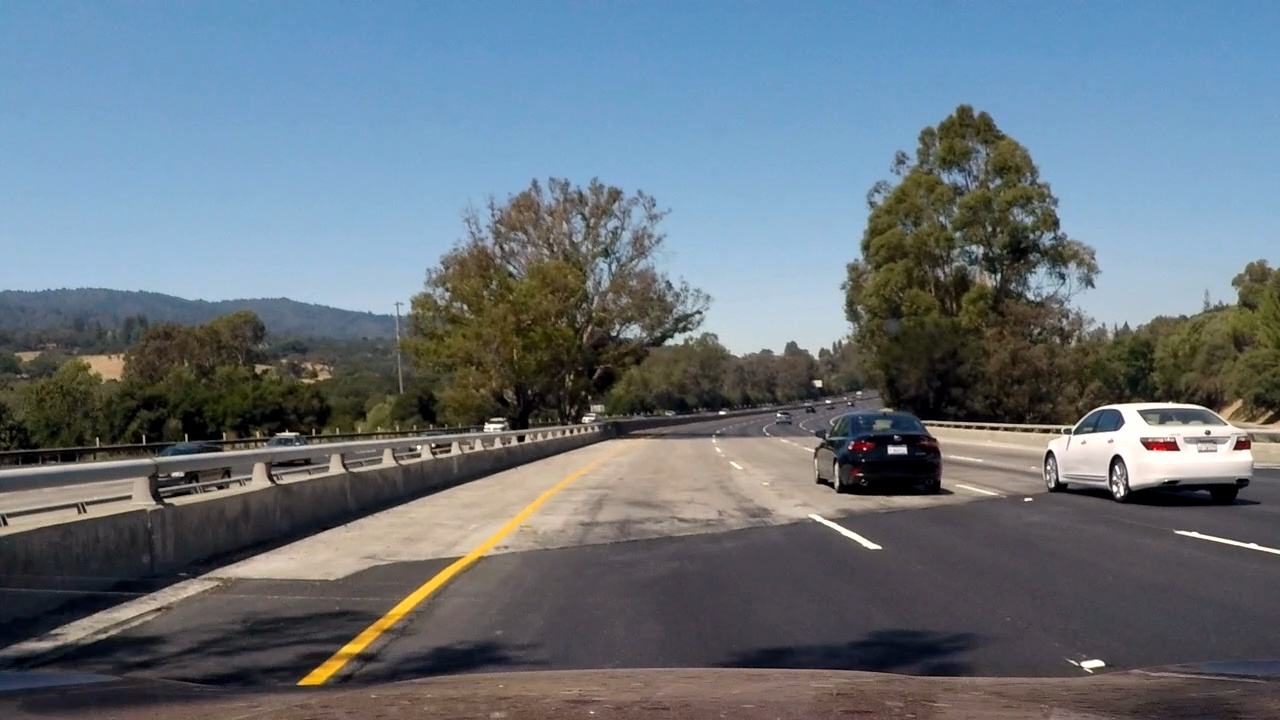
#> input picture test_images/frame100.jpg, 1280 x 720 px, given in place of solidWhiteRight.jpg, which was not available
$ jupyter execute --allow-errors P1-Completed.ipynb   (shell and % lines are left out)   (text cells are left out)
#> lines starting #> are read from the running program, lines starting #| are printed output that depends on the picture; after the words box and inside, x2 and y2 are one past the last pixel; in counts of white or black regions, pixels touching at a corner belong together; pictures that were not available may be replaced by others from this repository, and a replacement may not be noted
[cell 1]
#importing some useful packages
import matplotlib.pyplot as plt
import matplotlib.image as mpimg
import numpy as np
import cv2

[cell 2]
#reading in an image
image = mpimg.imread('test_images/solidWhiteRight.jpg')
#> image is the input picture: shape (720, 1280, 3); mean R, G, B 103.3, 114.8, 124.1
imshape = image.shape
#> imshape = (720, 1280, 3)
ver = np.array([(0,imshape[0]),
                (420/960*imshape[1], 340/540*imshape[0]),
                (540/960*imshape[1], 340/540*imshape[0]),
                (imshape[1],imshape[0])], dtype=np.int32)
# Add the region of interest
for i in range(ver.shape[0]-1):
    cv2.line(image, (ver[i,0], ver[i,1]), (ver[i+1,0], ver[i+1,1]), [0,0,255], 5)

#printing out some stats and plotting
print('This image is:', type(image), 'with dimesions:', image.shape)
#| This image is: <class 'numpy.ndarray'> with dimesions: (720, 1280, 3)
plt.imshow(image)
# if you wanted to show a single color channel image called 'gray',
# for example, call as plt.imshow(gray, cmap='gray')

[cell 3]
import math

def grayscale(img):
    """Applies the Grayscale transform
    This will return an image with only one color channel
    but NOTE: to see the returned image as grayscale
    (assuming your grayscaled image is called 'gray')
    you should call plt.imshow(gray, cmap='gray')"""
    return cv2.cvtColor(img, cv2.COLOR_RGB2GRAY)
    # Or use BGR2GRAY if you read an image with cv2.imread()
    # return cv2.cvtColor(img, cv2.COLOR_BGR2GRAY)

def canny(img, low_threshold, high_threshold):
    """Applies the Canny transform"""
    return cv2.Canny(img, low_threshold, high_threshold)

def gaussian_blur(img, kernel_size):
    """Applies a Gaussian Noise kernel"""
    return cv2.GaussianBlur(img, (kernel_size, kernel_size), 0)

def region_of_interest(img, vertices):
    """
    Applies an image mask.

    Only keeps the region of the image defined by the polygon
    formed from `vertices`. The rest of the image is set to black.
    """
    #defining a blank mask to start with
    mask = np.zeros_like(img)

    #defining a 3 channel or 1 channel color to fill the mask with depending on the input image
    if len(img.shape) > 2:
        channel_count = img.shape[2]  # i.e. 3 or 4 depending on your image
        ignore_mask_color = (255,) * channel_count
    else:
        ignore_mask_color = 255

    #filling pixels inside the polygon defined by "vertices" with the fill color
    cv2.fillPoly(mask, vertices, ignore_mask_color)

    #returning the image only where mask pixels are nonzero
    masked_image = cv2.bitwise_and(img, mask)
    return masked_image


# [16 lines left out: function colorExt, not called in this run]

def draw_lines(img, lines, color=[255, 0, 0], thickness=15):
    """
    NOTE: this is the function you might want to use as a starting point once you want to
    average/extrapolate the line segments you detect to map out the full
    extent of the lane (going from the result shown in raw-lines-example.mp4
    to that shown in P1_example.mp4).

    Think about things like separating line segments by their
    slope ((y2-y1)/(x2-x1)) to decide which segments are part of the left
    line vs. the right line.  Then, you can average the position of each of
    the lines and extrapolate to the top and bottom of the lane.

    This function draws `lines` with `color` and `thickness`.
    Lines are drawn on the image inplace (mutates the image).
    If you want to make the lines semi-transparent, think about combining
    this function with the weighted_img() function below
    """
    # Group the left/right lanes
    left = np.empty([0,2])
    right = np.empty([0,2])
    for line in lines:
        for x1, y1, x2, y2 in line:
            p = ((y2-y1)/(x2-x1))
            r = np.sqrt((y2-y1)**2+(x2-x1)**2)
            # The slope of the lines need to be [20 degree, 45 degree]
            if  np.tan(20/180*math.pi) < p < np.tan(45/180*math.pi):
                right = np.append(right, [[x1,y1],[x2,y2]], axis=0)
            elif np.tan(-45/180*math.pi) < p < np.tan(-20/180*math.pi):
                left = np.append(left, [[x1,y1],[x2,y2]], axis=0)

    # Left Lane
    p = np.polyfit(left[:,1],left[:,0], 1)
    # Here, when I use the para to fit the lanes,
    # I determines the range of the lines by the relative postive in the map on y axis [2/3,1]
    y1 = np.array([img.shape[0]*2/3,img.shape[0]])
    x1 = (p[0]*y1 + p[1]).astype(int)
    y1 = y1.astype(int)
    for i in range((y1.shape[0]-1)):
        cv2.line(img, (x1[i], y1[i]), (x1[i+1], y1[i+1]), color, thickness)

    # Right Lane
    p = np.polyfit(right[:,1],right[:,0], 1)
    y1 = np.array([img.shape[0]*2/3,img.shape[0]])
    x1 = (p[0]*y1 + p[1]).astype(int)
    y1 = y1.astype(int)
    for i in range((y1.shape[0]-1)):
        cv2.line(img, (x1[i], y1[i]), (x1[i+1], y1[i+1]), color, thickness)

#     for line in lines:
#         for x1,y1,x2,y2 in line:
#             cv2.line(img, (x1, y1), (x2, y2), color, thickness)

def hough_lines(img, rho, theta, threshold, min_line_len, max_line_gap):
    """
    `img` should be the output of a Canny transform.

    Returns an image with hough lines drawn.
    """
    lines = cv2.HoughLinesP(img, rho, theta, threshold, np.array([]), minLineLength=min_line_len,
                            maxLineGap=max_line_gap)
    line_img = np.zeros((img.shape[0], img.shape[1], 3), dtype=np.uint8)
    draw_lines(line_img, lines)
    return line_img

# Python 3 has support for cool math symbols.

# [13 lines left out: function weighted_img, not called in this run]

[cell 4]
import os
os.listdir("test_images/")

[cell 5]
# TODO: Build your pipeline that will draw lane lines on the test_images
# then save them to the test_images directory.
# image = mpimg.imread(imgfile)
def laneFinding(image, colorFilter=0):
    if colorFilter==0:
        gray = grayscale(image)
    else: # This is for the color Extraction in the optional question (Question 3)
        imgcolor = colorExt(image)
        gray = grayscale(imgcolor)

    #   Add gaussian blur:
    n_kernel = 5
    blur_gray = gaussian_blur(gray, kernel_size = n_kernel)

    #   canny function for edge detection:
    lo_th = 50
    hi_th = 150
    edges = canny(blur_gray, low_threshold=lo_th, high_threshold=hi_th)

    #   create masked edges image:
    imshape = image.shape # Pixels = 960 * 540
    # After tuning, make the region of interest being adjustable to different image SIZE
    vertices = np.array([[(0,imshape[0]),
                          (420/960*imshape[1], 340/540*imshape[0]),
                          (540/960*imshape[1], 340/540*imshape[0]),
                          (imshape[1],imshape[0])]], dtype=np.int32)

    masked_edges = region_of_interest(edges, vertices)

    #   Hough transform to group line segment
    rho = 2 # distance resolution in pixels of the Hough grid
    theta = np.pi*1/180 # angular resolution in radians of the Hough grid
    threshold = 15     # minimum number of votes (intersections in Hough grid cell)
    min_line_len = 10 #minimum number of pixels making up a line
    max_line_gap = 10    # maximum gap in pixels between connectable line segments
    line_image = hough_lines(masked_edges, rho, theta, threshold, min_line_len, max_line_gap)

    #  Use addWeighted function to combine the lines with IMG
    line_image = weighted_img(line_image, image, α=0.8, β=1., λ=0.)

    #  Plotting the image
#     plt.imshow(line_image)
    return line_image

[cell 6]
# This is part is to test the code with test-images
def landFindingWrapper(imgfile):
    image = mpimg.imread("test_images/"+imgfile)
    line_image = laneFinding(image)
    plt.imshow(line_image)
    plt.savefig("test_images/detected_"+imgfile)

imglist = [ 'solidWhiteCurve.jpg',
 'solidWhiteRight.jpg',
 'solidYellowCurve.jpg',
 'solidYellowCurve2.jpg',
 'solidYellowLeft.jpg',
 'whiteCarLaneSwitch.jpg']

#> (the rest of this cell did not finish here and is left out)

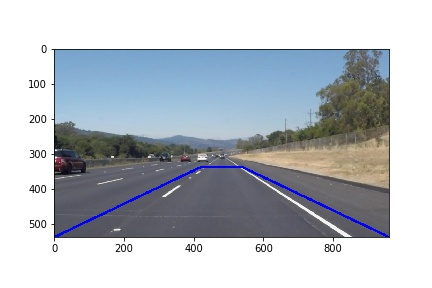
#> input picture test_images/region_of_interest.jpg, 432 x 288 px, given in place of solidWhiteCurve.jpg, which was not available
#> in landFindingWrapper, image is the input picture: shape (288, 432, 3); mean R, G, B 183.9, 189.9, 197
#> in grayscale, `return cv2.cvtColor(img, cv2.COLOR_RGB2GRAY)`:
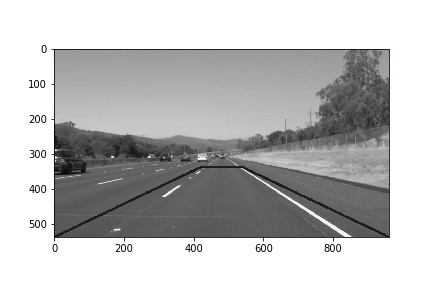
#> returned value: shape (288, 432); min 0, max 255, mean 188.9
#> in gaussian_blur, `return cv2.GaussianBlur(img, (kernel_size, kernel_size), 0)`:
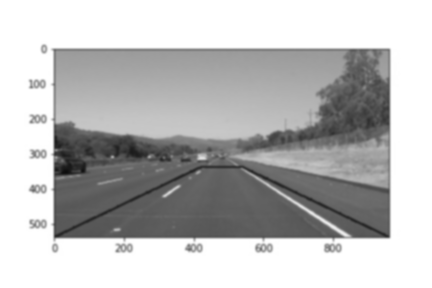
#> returned value: shape (288, 432); min 13, max 255, mean 188.9
#> in canny, `return cv2.Canny(img, low_threshold, high_threshold)`:
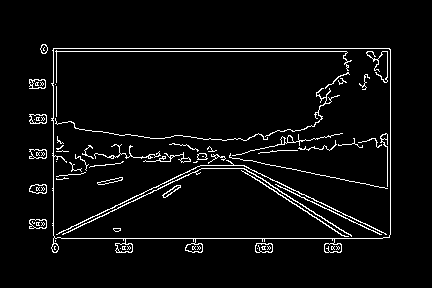
#> returned value: shape (288, 432); 4.4% white in thin lines or dots, all inside (x1, y1, x2, y2) = (29, 44, 391, 253)
#> in region_of_interest, `cv2.fillPoly(mask, vertices, ignore_mask_color)`:
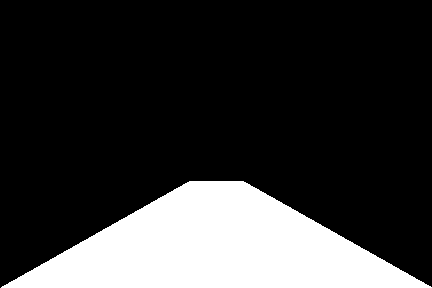
#> mask: shape (288, 432); 21% white; 1 white region, box (x1, y1, x2, y2) and area: (1, 181, 432, 288) 26083
#> in region_of_interest, `masked_image = cv2.bitwise_and(img, mask)`:
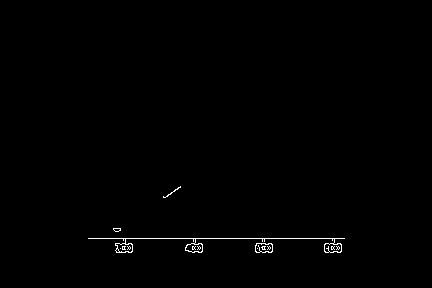
#> masked_image: shape (288, 432); 0.52% white in thin lines or dots, all inside (x1, y1, x2, y2) = (88, 186, 345, 253)
#> in hough_lines, `lines = cv2.HoughLinesP(img, rho, theta, threshold, np.array([]), minL..`: lines = 25 rows, first 6: [88, 238, 344, 238], [115, 244, 132, 244], [187, 244, 202, 244], [116, 252, 131, 252], [324, 249, 341, 249], [256, 243, 271, 243]
#> the loop in draw_lines, `for line in lines:` made 25 passes
#> line on passes 1 to 12: [[88, 238, 344, 238]], [[115, 244, 132, 244]], [[187, 244, 202, 244]], [[116, 252, 131, 252]], [[324, 249, 341, 249]], [[256, 243, 271, 243]], [[324, 246, 341, 246]], [[256, 244, 272, 244]], [[188, 251, 202, 251]], [[185, 247, 202, 247]], [[256, 252, 271, 252]], [[325, 252, 340, 252]]
#> after the loop in draw_lines, `for i in range((y1.shape[0]-1)):`:
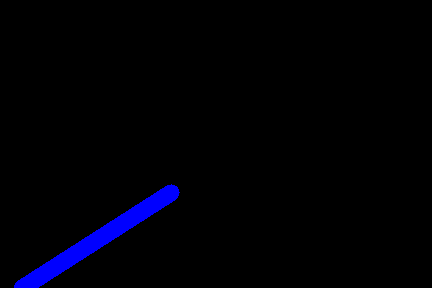
#> img: shape (288, 432, 3); mean of channels 0, 1, 2 6.3, 0, 0; drawn as B, G, R
